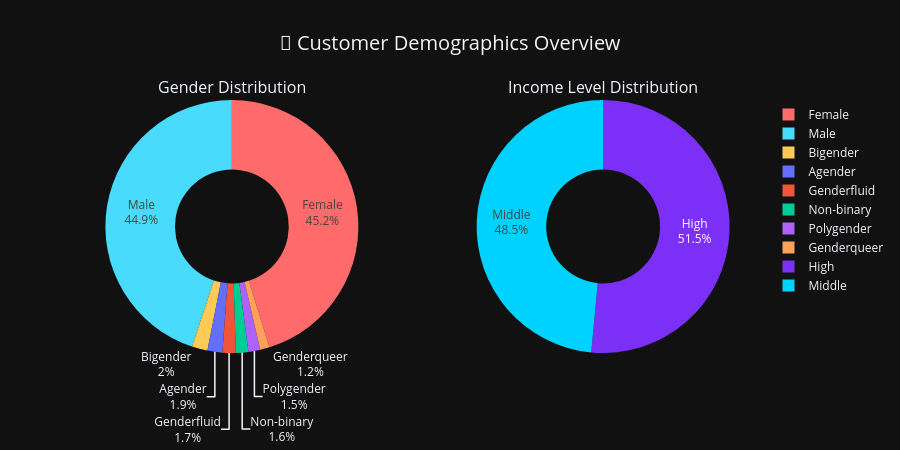

The notebook cell this image was saved under:
### Code cell
# --- Gender & Income Split ---
fig = make_subplots(rows=1, cols=2, specs=[[{"type": "pie"}, {"type": "pie"}]],
                    subplot_titles=("Gender Distribution", "Income Level Distribution"))

gender_counts = data['Gender'].value_counts()
fig.add_trace(go.Pie(labels=gender_counts.index, values=gender_counts.values,
                     marker_colors=['#ff6b6b', '#48dbfb', '#feca57'],
                     hole=0.45, textinfo='label+percent'), row=1, col=1)

income_counts = data['Income_Level'].value_counts()
fig.add_trace(go.Pie(labels=income_counts.index, values=income_counts.values,
                     marker_colors=['#7b2ff7', '#00d2ff', '#ff9ff3'],
                     hole=0.45, textinfo='label+percent'), row=1, col=2)

fig.update_layout(template='plotly_dark', title_text='👥 Customer Demographics Overview',
                  title_font_size=20, title_x=0.5, height=450, showlegend=True)
fig.show()

### Figure 1 — Plotly figure (JSON) as saved in the notebook; plotly's stock layout.template omitted (floating-point values rounded to 4 significant figures)
{"data": [{"domain": {"x": [0, 0.45], "y": [0, 1]}, "hole": 0.45, "labels": ["Female", "Male", "Bigender", "Agender", "Genderfluid", "Non-binary", "Polygender", "Genderqueer"], "marker": {"colors": ["#ff6b6b", "#48dbfb", "#feca57"]}, "textinfo": "label+percent", "type": "pie", "values": [452, 449, 20, 19, 17, 16, 15, 12]}, {"domain": {"x": [0.55, 1], "y": [0, 1]}, "hole": 0.45, "labels": ["High", "Middle"], "marker": {"colors": ["#7b2ff7", "#00d2ff", "#ff9ff3"]}, "textinfo": "label+percent", "type": "pie", "values": [515, 485]}], "layout": {"annotations": [{"font": {"size": 16}, "showarrow": false, "text": "Gender Distribution", "x": 0.225, "xanchor": "center", "xref": "paper", "y": 1, "yanchor": "bottom", "yref": "paper"}, {"font": {"size": 16}, "showarrow": false, "text": "Income Level Distribution", "x": 0.775, "xanchor": "center", "xref": "paper", "y": 1, "yanchor": "bottom", "yref": "paper"}], "height": 450, "showlegend": true, "title": {"font": {"size": 20}, "text": "👥 Customer Demographics Overview", "x": 0.5}}}
